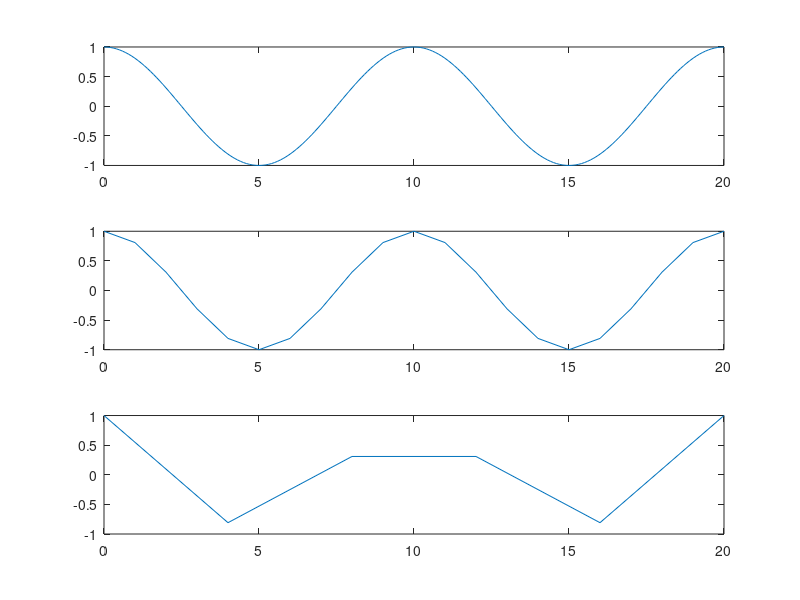
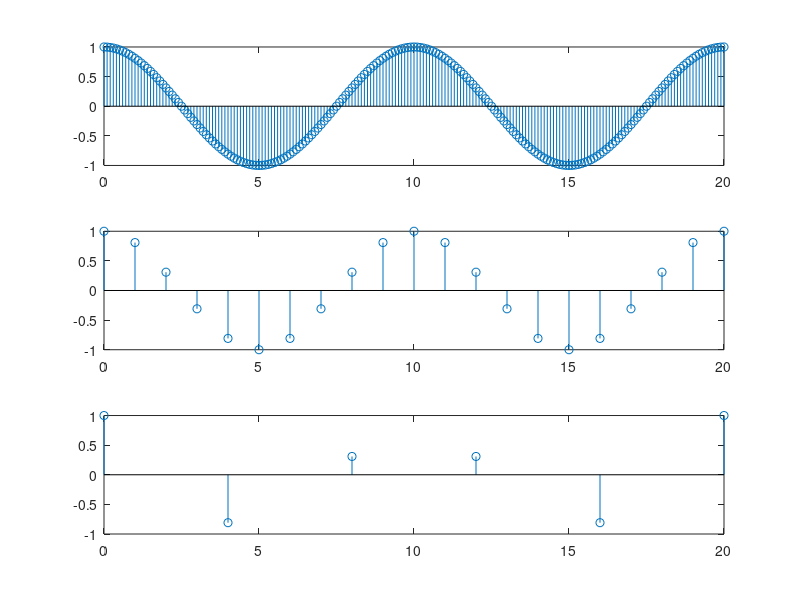

The MATLAB script that drew these images, in order:
figure(1);
f = 0.1;

t1 = 0:0.1:20;
y1 = cos(2*pi*f*t1);

t2= 0:1:20;
y2 = cos(2*pi*f*t2);

t3 = 0:4:20;
y3 = cos(2*pi*f*t3);

subplot(3,1,1);
plot(t1,y1);

subplot(3,1,2);
plot(t2,y2);

subplot(3,1,3);
plot(t3,y3);

figure(2);
subplot(3,1,1);
stem(t1,y1);

subplot(3,1,2);
stem(t2,y2);

subplot(3,1,3);
stem(t3,y3);